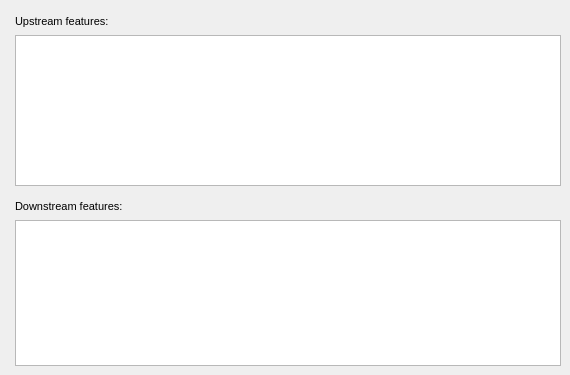
    <widget class="QWidget" name="tab_15">
     <attribute name="title">
      <string>Connections</string>
     </attribute>
     <widget class="QTableView" name="tbl_downstream">
      <property name="geometry">
       <rect>
        <x>15</x>
        <y>220</y>
        <width>546</width>
        <height>146</height>
       </rect>
      </property>
      <property name="sortingEnabled">
       <bool>true</bool>
      </property>
     </widget>
     <widget class="QLabel" name="label_macrodma_5">
      <property name="geometry">
       <rect>
        <x>15</x>
        <y>10</y>
        <width>111</width>
        <height>22</height>
       </rect>
      </property>
      <property name="font">
       <font>
        <pointsize>8</pointsize>
        <weight>50</weight>
        <bold>false</bold>
       </font>
      </property>
      <property name="frameShape">
       <enum>QFrame::NoFrame</enum>
      </property>
      <property name="frameShadow">
       <enum>QFrame::Plain</enum>
      </property>
      <property name="text">
       <string>Upstream features:</string>
      </property>
      <property name="textFormat">
       <enum>Qt::AutoText</enum>
      </property>
      <property name="scaledContents">
       <bool>false</bool>
      </property>
      <property name="alignment">
       <set>Qt::AlignLeading|Qt::AlignLeft|Qt::AlignVCenter</set>
      </property>
      <property name="margin">
       <number>3</number>
      </property>
     </widget>
     <widget class="QLabel" name="label_macrodma_4">
      <property name="geometry">
       <rect>
        <x>15</x>
        <y>195</y>
        <width>121</width>
        <height>22</height>
       </rect>
      </property>
      <property name="font">
       <font>
        <pointsize>8</pointsize>
        <weight>50</weight>
        <bold>false</bold>
       </font>
      </property>
      <property name="frameShape">
       <enum>QFrame::NoFrame</enum>
      </property>
      <property name="frameShadow">
       <enum>QFrame::Plain</enum>
      </property>
      <property name="text">
       <string>Downstream features:</string>
      </property>
      <property name="textFormat">
       <enum>Qt::AutoText</enum>
      </property>
      <property name="scaledContents">
       <bool>false</bool>
      </property>
      <property name="alignment">
       <set>Qt::AlignLeading|Qt::AlignLeft|Qt::AlignVCenter</set>
      </property>
      <property name="margin">
       <number>3</number>
      </property>
     </widget>
     <widget class="QTableView" name="tbl_upstream">
      <property name="geometry">
       <rect>
        <x>15</x>
        <y>35</y>
        <width>546</width>
        <height>151</height>
       </rect>
      </property>
      <property name="sortingEnabled">
       <bool>true</bool>
      </property>
     </widget>
    </widget>
